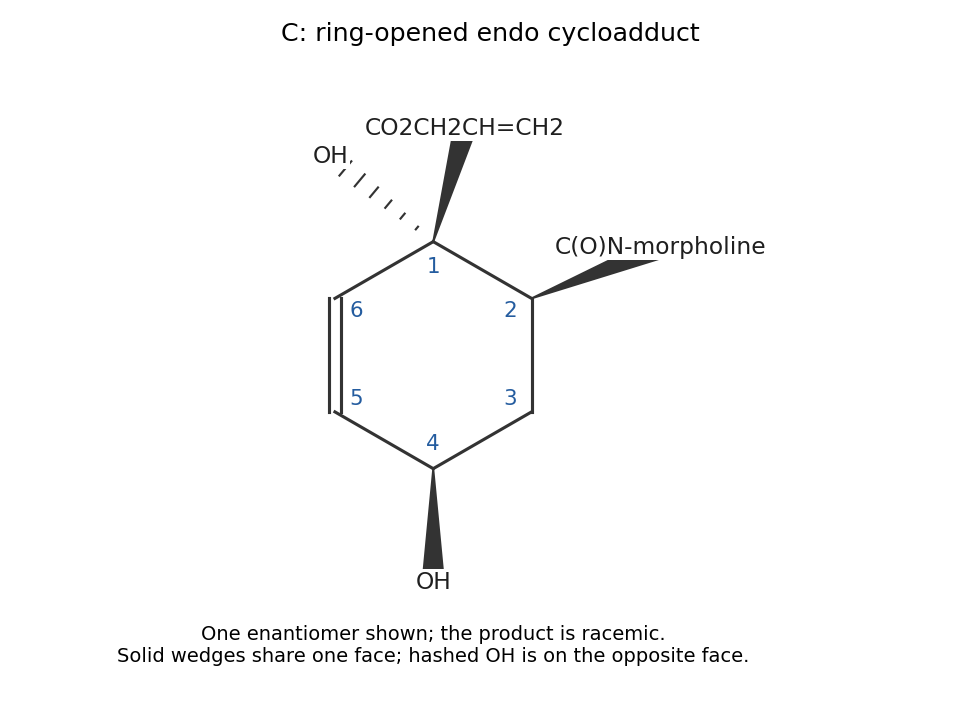

Here is the Python script that generated this plot:
"""Original explanatory figure; output basename to the current directory.

Tested with the repository Python 3.14 / NumPy / Matplotlib environment.
"""
from pathlib import Path
import sys
import numpy as np
import matplotlib.pyplot as plt
sys.path.insert(0, str(Path(__file__).resolve().parents[2]))
from tools.chemistry_diagram import bond, atom, wedge, ring, flow, finish, save
OUT=Path(__file__).stem+'.png'

fig,ax=plt.subplots(figsize=(7,5.2))
pts=[np.array(x) for x in [(0,1),(.866,.5),(.866,-.5),(0,-1),(-.866,-.5),(-.866,.5)]]
ring(ax,pts,{4:2})
for i,p in enumerate(pts):ax.text(*(p*.78),str(i+1),fontsize=11,color='#245c9f',ha='center',va='center')
for i,q,t,front in [(0,(.28,2),'CO2CH2CH=CH2',True),(0,(-.9,1.75),'OH',False),(1,(2,.95),'C(O)N-morpholine',True),(3,(0,-2),'OH',True)]:
 wedge(ax,pts[i],q,front);atom(ax,q,t,size=12)
ax.text(0,-2.7,'One enantiomer shown; the product is racemic.\nSolid wedges share one face; hashed OH is on the opposite face.',ha='center',fontsize=10)
finish(ax,(-2.6,3.6),(-3.1,2.6),'C: ring-opened endo cycloadduct')
fig.tight_layout();save(fig,OUT)
